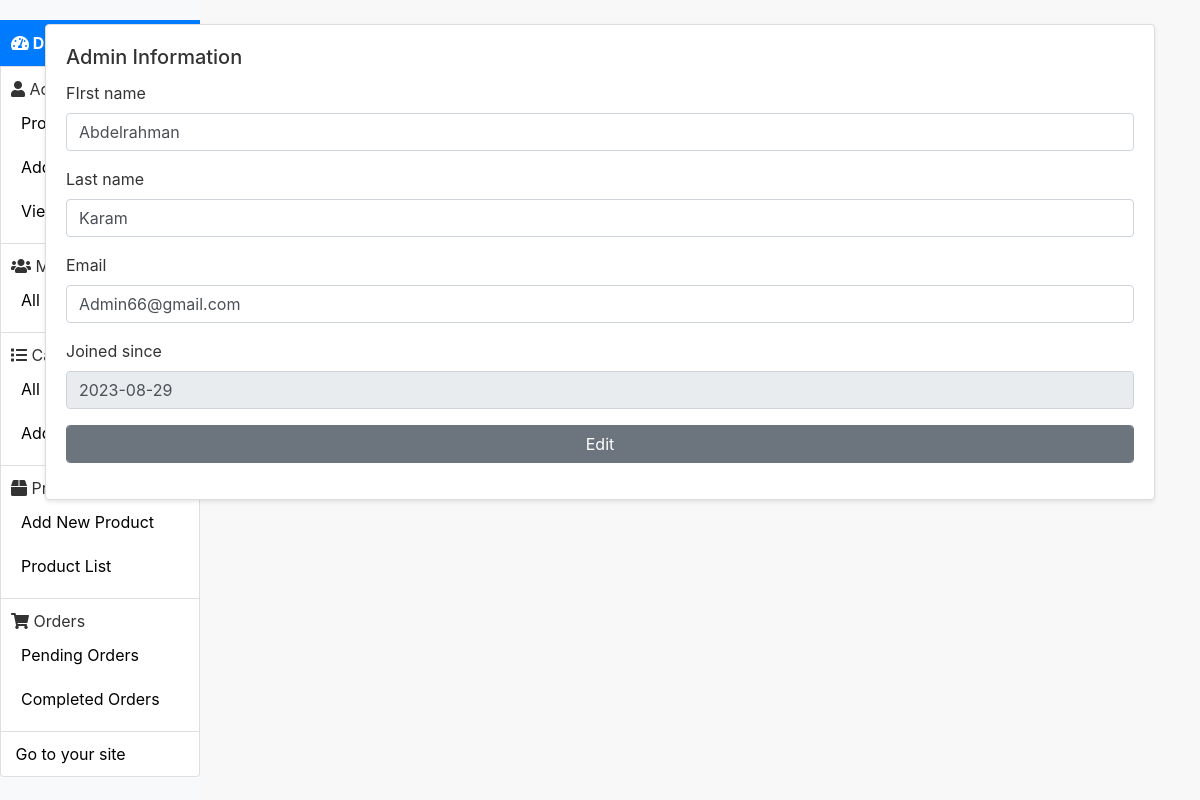
Screenshot of /admin/index.php?do=Admin_Profile (signed in) with the database file from the repository.
### tables this page shows
CREATE TABLE `member` (
  `username` varchar(255) NOT NULL,
  `id` int(11) NOT NULL,
  `f_name` varchar(255) NOT NULL,
  `l_name` varchar(255) NOT NULL,
  `email` varchar(255) NOT NULL,
  `Address` varchar(255) DEFAULT NULL,
  `Contact_info` varchar(255) DEFAULT NULL,
  `password` varchar(255) NOT NULL,
  `re_password` varchar(255) NOT NULL,
  `type` int(11) NOT NULL DEFAULT 0,
  `Date` date NOT NULL DEFAULT current_timestamp()
);

### admin/Admins_Settings.php (the view, shortened to what this page needs)
<?php if($do === "Admin_Profile"){
        if(isset($_SESSION['Admin'])){
            $select_query="SELECT `f_name`, `l_name`, `email`,`date` FROM `member` WHERE `username`=:username";
            $stmt=$conn->prepare($select_query);
            $stmt->execute(["username"=>$Admin_user]);
            $rows=$stmt->fetchAll();
        }
        ?>
    <main>
        <div class="container mt-4">
            <div class="row">
                <div class="col-md-12">
                    <div class="card">
                        <div class="card-body">
                            <h5 class="card-title">Admin Information</h5>
                            <form id='Edit_admin' action="<?php echo $_SERVER['PHP_SELF'] ?>?do=Admin_Profile" method="POST">
                                <?php   foreach($rows as $row):  ?>
                                    <div class="form-group">
                                        <label for="First_name">FIrst name</label>
                                        <input type="text" class="form-control" id="First_name" name="first_name" value="<?php echo $row['f_name'] ?>">
                                    </div>
                                    <div class="form-group">
                                    <label for="Last_name">Last name</label>
                                    <input type="text" class="form-control" id="Last_name" name="last_name" value="<?php echo $row['l_name'] ?>">
                                </div>
                                <div class="form-group">
                                    <label for="Email">Email</label>
                                    <input type="email" class="form-control" name="email" id="Email"
                                    value="<?php echo $row['email'] ?>">
                                </div>
                                <div class="form-group">
                                    <label for="Date">Joined since</label>
                                    <input type="text" class="form-control" id="Date"
                                    value="<?php echo $row['date'] ?>" disabled>
                                </div>
                            <?php
                                        endforeach;
                            ?>
                            <div class="form-group">
                                <input type="submit" value="Edit" name="Edit" class="form-control btn-secondary" ></input>
                            </div>
                            </form>
                        </div>
                    </div>
                </div>
            </main>
<?php } ?>

### css/style_admin.css (style rules this page uses)
.card { border: 1px solid #ddd; box-shadow: 0 2px 4px rgba(0, 0, 0, 0.1); }
body { background-color: #f8f8f8; color: #333; }

### rows the page displays
member: first_name "Abdelrahman", last_name "Karam", email "Admin66@gmail.com", Date "2023-08-29"
